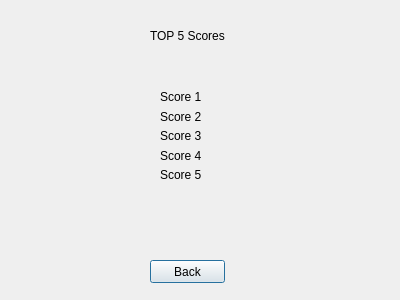
<?xml version="1.0" encoding="UTF-8"?>
<ui version="4.0">
 <class>HighScores</class>
 <widget class="QDialog" name="HighScores">
  <property name="geometry">
   <rect>
    <x>0</x>
    <y>0</y>
    <width>400</width>
    <height>300</height>
   </rect>
  </property>
  <property name="windowTitle">
   <string>LOGIDUGI - High Scores</string>
  </property>
  <widget class="QLabel" name="labelTop5">
   <property name="geometry">
    <rect>
     <x>150</x>
     <y>20</y>
     <width>81</width>
     <height>31</height>
    </rect>
   </property>
   <property name="text">
    <string>TOP 5 Scores</string>
   </property>
  </widget>
  <widget class="QPushButton" name="pushButtonBack">
   <property name="geometry">
    <rect>
     <x>150</x>
     <y>260</y>
     <width>75</width>
     <height>23</height>
    </rect>
   </property>
   <property name="text">
    <string>Back</string>
   </property>
  </widget>
  <widget class="QWidget" name="">
   <property name="geometry">
    <rect>
     <x>160</x>
     <y>90</y>
     <width>49</width>
     <height>91</height>
    </rect>
   </property>
   <layout class="QVBoxLayout" name="verticalLayout">
    <item>
     <widget class="QLabel" name="labelScore1">
      <property name="text">
       <string>Score 1</string>
      </property>
     </widget>
    </item>
    <item>
     <widget class="QLabel" name="labelScore2">
      <property name="text">
       <string>Score 2</string>
      </property>
     </widget>
    </item>
    <item>
     <widget class="QLabel" name="labelScore3">
      <property name="text">
       <string>Score 3</string>
      </property>
     </widget>
    </item>
    <item>
     <widget class="QLabel" name="labelScore4">
      <property name="text">
       <string>Score 4</string>
      </property>
     </widget>
    </item>
    <item>
     <widget class="QLabel" name="labelScore5">
      <property name="text">
       <string>Score 5</string>
      </property>
     </widget>
    </item>
   </layout>
  </widget>
 </widget>
 <resources/>
 <connections/>
</ui>
